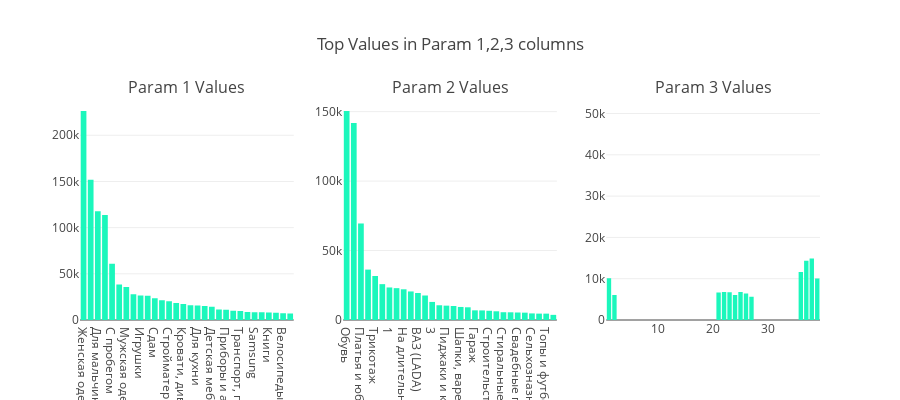

The notebook cell this image was saved under:
### Markdown cell above
> - Top cities are: Krasnodar (63638 items), Yekaterinburg, (63602 items), Novosibirsk (56929 items), Rostov-on-don (52323 items)

<a id="5-9"></a>
### 5.9 Understanding distributions of Param_1, Param_2, and Param_3 in the dataset

### Code cell
trace1 = _generate_bar_plot_ver(train_df, cols[4], "Param 1 Values", '#1bf7bc', 700, 400, 200, limit=30, need_trace = True)
trace2 = _generate_bar_plot_ver(train_df, cols[5], "Param 2 Values", '#1bf7bc', 700, 400, 200, limit=30, need_trace = True)
trace3 = _generate_bar_plot_ver(train_df, cols[6], "Param 3 Values", '#1bf7bc', 700, 400, 200, limit=30, need_trace = True)

fig = tools.make_subplots(rows=1, cols=3, print_grid=False, subplot_titles = ['Param 1 Values','Param 2 Values','Param 3 Values'])
fig.append_trace(trace1, 1, 1);
fig.append_trace(trace2, 1, 2);
fig.append_trace(trace3, 1, 3);

fig['layout'].update(height=400,title='Top Values in Param 1,2,3 columns', showlegend=False);
iplot(fig);

### Figure 1 — Plotly figure (JSON) as saved in the notebook; plotly's stock layout.template omitted (floating-point values rounded to 4 significant figures)
{"data": [{"marker": {"color": "#1bf7bc"}, "type": "bar", "x": ["Женская одежда", "Для девочек", "Для мальчиков", "Продам", "С пробегом", "Аксессуары", "Мужская одежда", "Другое", "Игрушки", "Детские коляски", "Сдам", "Ремонт, строительство", "Стройматериалы", "iPhone", "Кровати, диваны и кресла", "Инструменты", "Для кухни", "Комплектующие", "Детская мебель", "Шкафы и комоды", "Приборы и аксессуары", "Для дома", "Транспорт, перевозки", "Товары для кормления", "Samsung", "Сниму", "Книги", "Телевизоры и проекторы", "Велосипеды и самокаты", "Предметы интерьера, искусство"], "xaxis": "x1", "y": [226289, 151979, 117772, 113764, 61024, 38568, 35716, 27874, 26442, 26248, 23535, 21444, 20197, 18381, 17419, 15904, 15721, 15085, 14251, 11417, 11200, 10064, 9689, 8543, 8330, 8270, 8081, 7729, 7195, 7109], "yaxis": "y1"}, {"marker": {"color": "#1bf7bc"}, "type": "bar", "x": ["Обувь", "Верхняя одежда", "Платья и юбки", "Другое", "Трикотаж", "Брюки", "1", "2", "На длительный срок", "Дом", "ВАЗ (LADA)", "Комбинезоны и боди", "3", "Поселений (ИЖС)", "Пиджаки и костюмы", "Рубашки и блузки", "Шапки, варежки, шарфы", "Джинсы", "Гараж", "Чехлы и плёнки", "Строительство домов, коттеджей", "Дача", "Стиральные машины", "Отделочные работы", "Свадебные платья", "Холодильники и морозильные камеры", "Сельхозназначения (СНТ, ДНП)", "Мелкая кухонная техника", "Топы и футболки", "Плиты"], "xaxis": "x2", "y": [150450, 141860, 69483, 36284, 31684, 25807, 23426, 22921, 22096, 20550, 19442, 17633, 13006, 10611, 10329, 10079, 9389, 9141, 6954, 6886, 6635, 6272, 5602, 5546, 5396, 5283, 4743, 4594, 4580, 3698], "yaxis": "y2"}, {"marker": {"color": "#1bf7bc"}, "type": "bar", "x": ["Вторичка", "42–44 (S)", "44–46 (M)", "86-92 см (1-2 года)", "98-104 см (2-4 года)", "74-80 см (7-12 мес)", "Без размера", "40–42 (XS)", "110-116 см (4-6 лет)", "46–48 (L)", "62-68 см (2-6 мес)", "38", "37", "122-128 см (6-8 лет)", "36", "Новостройка", "1", "39", "48–50 (XL)", "134-140 см (8-10 лет)", "> 50 (XXL)", "146-152 см (10-12 лет)", "25", "22", "23", "21", "26", "2", "24", "27"], "xaxis": "x3", "y": [50615, 47915, 35854, 29139, 25774, 23708, 19494, 19041, 18896, 18783, 16728, 14884, 14373, 13457, 11599, 11000, 10138, 10057, 10020, 9688, 9508, 8940, 6786, 6765, 6695, 6634, 6442, 6070, 6034, 5627], "yaxis": "y3"}], "layout": {"annotations": [{"font": {"size": 16}, "showarrow": false, "text": "Param 1 Values", "x": 0.1444, "xanchor": "center", "xref": "paper", "y": 1, "yanchor": "bottom", "yref": "paper"}, {"font": {"size": 16}, "showarrow": false, "text": "Param 2 Values", "x": 0.5, "xanchor": "center", "xref": "paper", "y": 1, "yanchor": "bottom", "yref": "paper"}, {"font": {"size": 16}, "showarrow": false, "text": "Param 3 Values", "x": 0.8556, "xanchor": "center", "xref": "paper", "y": 1, "yanchor": "bottom", "yref": "paper"}], "height": 400, "showlegend": false, "title": "Top Values in Param 1,2,3 columns", "xaxis1": {"anchor": "y1", "domain": [0, 0.2889]}, "xaxis2": {"anchor": "y2", "domain": [0.3556, 0.6444]}, "xaxis3": {"anchor": "y3", "domain": [0.7111, 1]}, "yaxis1": {"anchor": "x1", "domain": [0, 1]}, "yaxis2": {"anchor": "x2", "domain": [0, 1]}, "yaxis3": {"anchor": "x3", "domain": [0, 1]}}}
